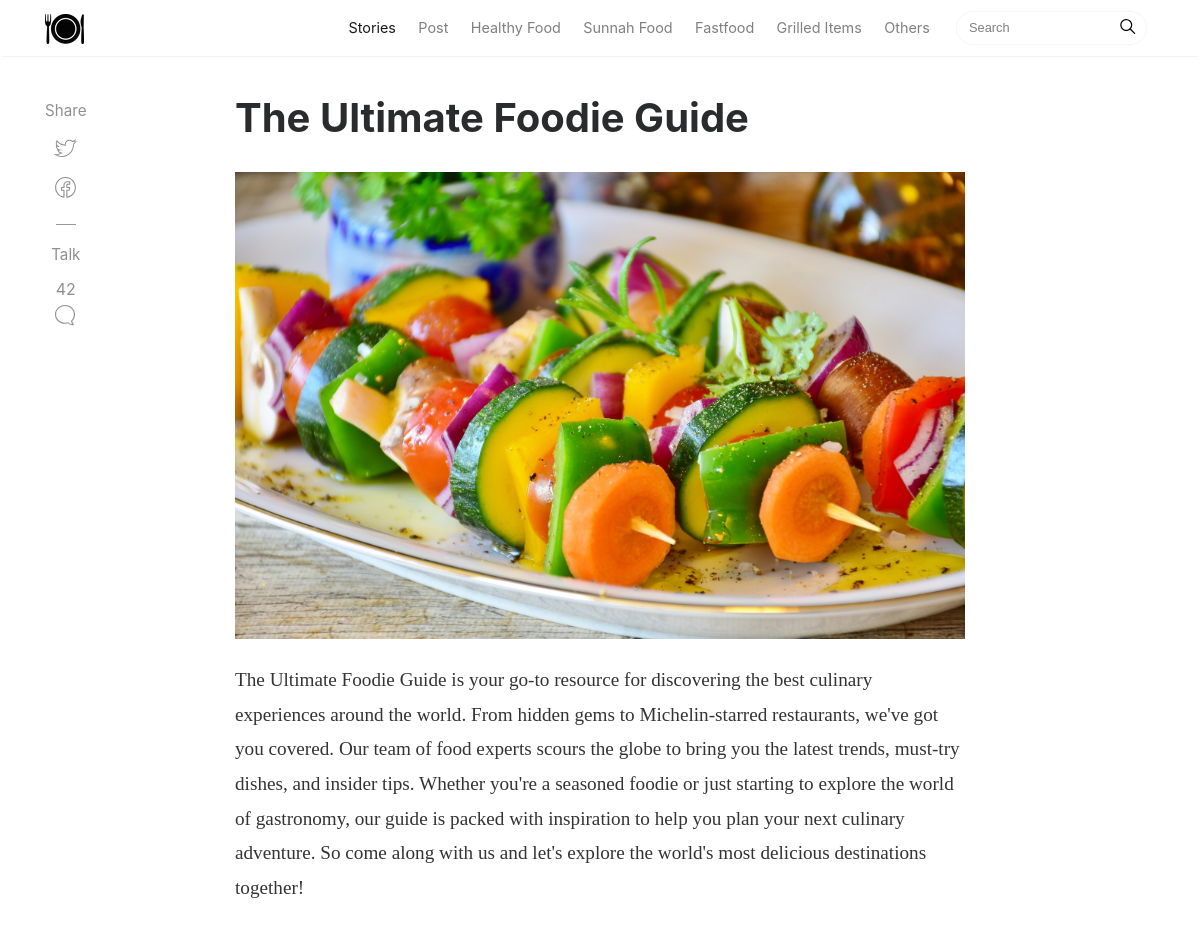
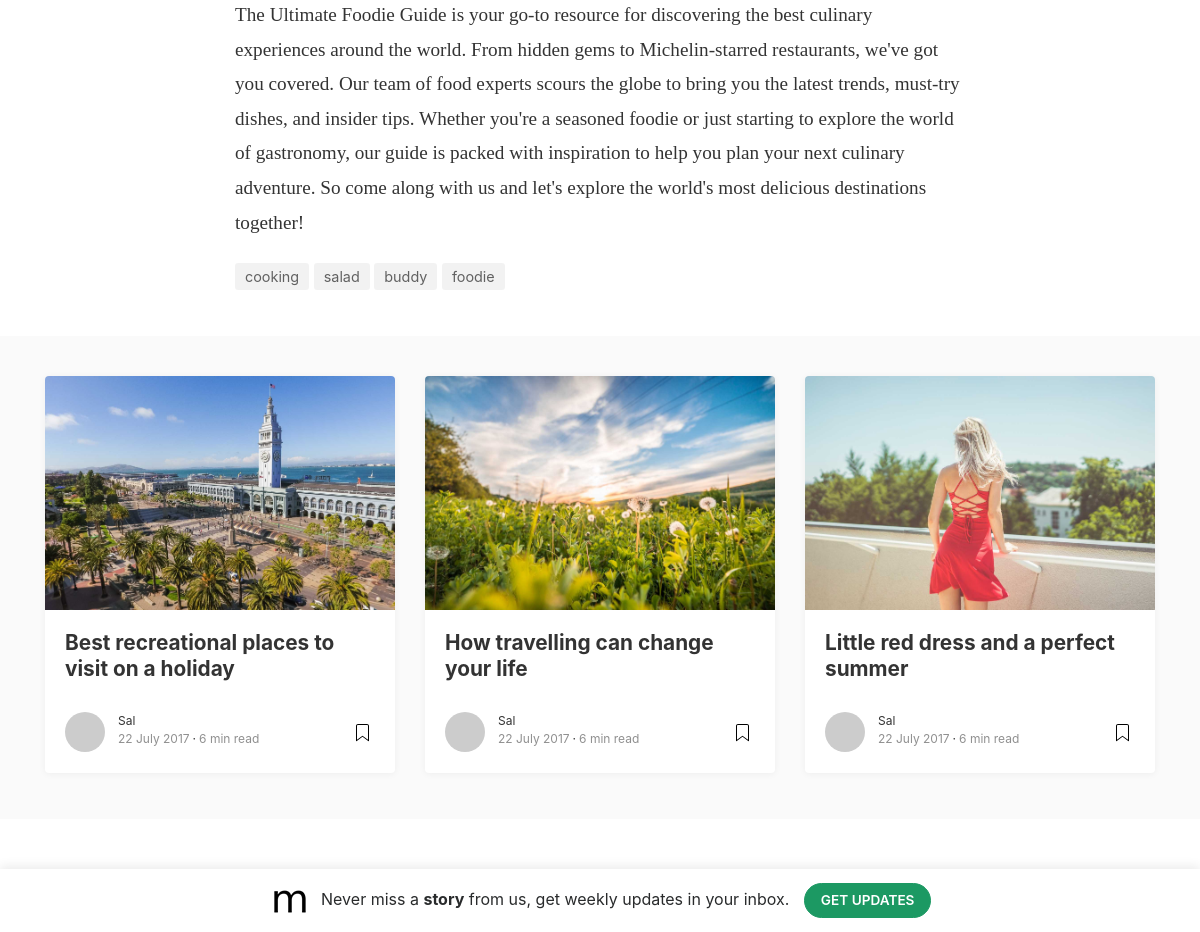
Screenshot of /the-ultimate-foodie-guide/ with the database file from the repository (2 pictures, top to bottom).
### blog/models.py (models this page shows, shortened)
class Categories(models.Model):
    name = models.CharField(max_length=50)
    slug = models.SlugField(unique=True, blank=True)

class Post(models.Model):
    title = models.CharField(max_length=200)
    slug = models.SlugField(unique=True)
    content = RichTextUploadingField()
    featured_image = models.ImageField(upload_to='uploads/')
    tags = TaggableManager(blank=True)
    featured = models.BooleanField(default=False)
    pub_date = models.DateTimeField(auto_now=True)
    mod_date = models.DateTimeField(auto_now_add=True)
    category = models.ForeignKey(Categories, related_name='post' ,on_delete=models.CASCADE, null=True)
    meta_title = models.CharField(max_length=200, null=True, blank=True)
    meta_description = models.CharField(max_length=300, null=True, blank=True)

### blog/views.py (the view)
# urls.py: path('<slug:slug>/', views.single_view, name='single'),
def single_view(request, slug):
    post = get_object_or_404(Post, slug=slug)
    category = Categories.objects.all()
    posts = Post.objects.all()[::-1][0:10]
    context = {'post': post, "posts":posts, 'category': category}
    return render(request, 'blog/post.html', context)

### templates/blog/post.html (shortened to what this page needs)
{% extends 'partial/base.html'%}
{% load static %}
{% load cache %}
{% block content %}
<div class="container">
	<div class="row">
		<div class="col-md-2 col-xs-12">
			<div class="share">
				<p>
					Share
				</p>
				<ul>
					<li>
					<a target="_blank" href="https://twitter.com/home?status=http%3A//www.wowthemes.net">
					</a>
					</li>
					<li>
					<a target="_blank" href="https://www.facebook.com/sharer/sharer.php?u=http%3A//www.wowthemes.net">
					</a>
					</li>
				</ul>
				<div class="sep">
				</div>
				<p>
					Talk
				</p>
				<ul>
					<li>
					<a href="#comments">
					42<br/>
					</a>
					</li>
				</ul>
			</div>
		</div>
		<div class="col-md-8 col-md-offset-2 col-xs-12">
			<div class="mainheading">
				<h1 class="posttitle">{{post.title}}</h1>
			</div>
			<img class="featured-image img-fluid" src="{{post.featured_image.url}}" alt="">
			<div class="article-post">
				{{post.content | safe}}
			</div>
			<div class="after-post-tags">
				<ul class="tags">
					{% for tag in post.tags.all %}
            		<li><a href="#">{{ tag.name }}</a></li>
        			{% endfor %}
				</ul>
			</div>
		</div>
	</div>
</div>
<div class="graybg">
	<div class="container">
		<div class="row listrecent listrelated">
			<div class="col-md-4">
				<div class="card">
					<a href="post.html">
					<img class="img-fluid img-thumb" src="assets/img/demopic/9.jpg" alt="">
					</a>
					<div class="card-block">
						<h2 class="card-title"><a href="post.html">Best recreational places to visit on a holiday</a></h2>
						<div class="metafooter">
							<div class="wrapfooter">
								<span class="meta-footer-thumb">
								<a href="author.html"><img class="author-thumb" src="https://www.gravatar.com/avatar/e56154546cf4be74e393c62d1ae9f9d4?s=250&amp;d=mm&amp;r=x" alt="Sal"></a>
								</span>
								<span class="author-meta">
								<span class="post-name"><a href="author.html">Sal</a></span><br/>
								<span class="post-date">22 July 2017</span><span class="dot"></span><span class="post-read">6 min read</span>
								</span>
								<span class="post-read-more"><a href="post.html" title="Read Story"></a></span>
							</div>
						</div>
					</div>
				</div>
			</div>
			<div class="col-md-4">
				<div class="card">
					<a href="post.html">
					<img class="img-fluid img-thumb" src="assets/img/demopic/8.jpg" alt="">
					</a>
					<div class="card-block">
						<h2 class="card-title"><a href="post.html">How travelling can change your life</a></h2>
						<div class="metafooter">
							<div class="wrapfooter">
								<span class="meta-footer-thumb">
								<a href="author.html"><img class="author-thumb" src="https://www.gravatar.com/avatar/e56154546cf4be74e393c62d1ae9f9d4?s=250&amp;d=mm&amp;r=x" alt="Sal"></a>
								</span>
								<span class="author-meta">
								<span class="post-name"><a href="author.html">Sal</a></span><br/>
								<span class="post-date">22 July 2017</span><span class="dot"></span><span class="post-read">6 min read</span>
								</span>
								<span class="post-read-more"><a href="post.html" title="Read Story"></a></span>
							</div>
						</div>
					</div>
				</div>
			</div>
			<div class="col-md-4">
				<div class="card">
					<a href="post.html">
					<img class="img-fluid img-thumb" src="assets/img/demopic/7.jpg" alt="">
					</a>
					<div class="card-block">
						<h2 class="card-title"><a href="post.html">Little red dress and a perfect summer</a></h2>
						<div class="metafooter">
							<div class="wrapfooter">
								<span class="meta-footer-thumb">
								<a href="author.html"><img class="author-thumb" src="https://www.gravatar.com/avatar/e56154546cf4be74e393c62d1ae9f9d4?s=250&amp;d=mm&amp;r=x" alt="Sal"></a>
								</span>
								<span class="author-meta">
								<span class="post-name"><a href="author.html">Sal</a></span><br/>
								<span class="post-date">22 July 2017</span><span class="dot"></span><span class="post-read">6 min read</span>
								</span>
								<span class="post-read-more"><a href="post.html" title="Read Story"></a></span>
							</div>
						</div>
					</div>
				</div>
			</div>
		</div>
	</div>
</div>
<div class="alertbar">
	<div class="container text-center">
		<img src="assets/img/logo.png" alt=""> &nbsp; Never miss a <b>story</b> from us, get weekly updates in your inbox. <a href="#" class="btn subscribe">Get Updates</a>
	</div>
</div>
{% endblock content %}

### templates/partial/base.html (shortened to what this page needs)
{% load static %}
{% load cache %}
{% cache 500 header %}
<!DOCTYPE html>
<html lang="en">
<head>
<link href="{% static 'assets/css/bootstrap.min.css' %}" rel="stylesheet">
<link href="https://maxcdn.bootstrapcdn.com/font-awesome/4.7.0/css/font-awesome.min.css" rel="stylesheet">
<link href="{% static 'assets/css/mediumish.css' %}" rel="stylesheet">
</head>
<body>
<nav class="navbar navbar-toggleable-md navbar-light bg-white fixed-top mediumnavigation">
<div class="container">
	<a class="navbar-brand" href="{% url 'home' %}">
	<img src="{% static 'assets/img/logo1.png' %}" alt="logo">
	</a>
	<div class="collapse navbar-collapse" id="navbarsExampleDefault">
		<ul class="navbar-nav ml-auto">
			<li class="nav-item active">
			<a class="nav-link" href="{% url 'home' %}">Stories <span class="sr-only">(current)</span></a>
			</li>
			<li class="nav-item">
			<a class="nav-link" href="{% url 'home' %}">Post</a>
			</li>
			{% for cate in category %}
            <li class="nav-item">
            <a class="nav-link text-black" href="{% url 'categories' cate.slug %}" >{{cate.name|title}}</a>
            </li>
            {% endfor %}
		</ul>
		<form class="form-inline my-2 my-lg-0">
			<input class="form-control mr-sm-2" type="text" placeholder="Search">
			<span class="search-icon"><svg class="svgIcon-use" width="25" height="25" viewbox="0 0 25 25"><path d="M20.067 18.933l-4.157-4.157a6 6 0 1 0-.884.884l4.157 4.157a.624.624 0 1 0 .884-.884zM6.5 11c0-2.62 2.13-4.75 4.75-4.75S16 8.38 16 11s-2.13 4.75-4.75 4.75S6.5 13.62 6.5 11z"></path></svg></span>
		</form>
	</div>
</div>
</nav>
{% endcache %}
{% block content %}{% endblock content %}
{% cache 500 header %}
	<div class="footer">
		<p class="pull-left">
		</p>
		<p class="pull-right">
			 Mediumish Theme by <a target="_blank" href="https://www.wowthemes.net">WowThemes.net</a>
		</p>
	</div>
</body>
</html>
{% endcache %}

### static/assets/css/mediumish.css (style rules this page uses)
body { padding-top:5rem; }
.mainheading { padding:1rem 0rem; }
a { color:#00ab6b; }
a,a:hover { transition:all 0.2s; }
.mediumnavigation { background:rgba(255,255,255,.97); box-shadow:0 2px 2px -2px rgba(0,0,0,.15); }
@media (min-width:992px) { .navbar-toggleable-md .navbar-nav .nav-link { padding-right:.7rem; padding-left:.7rem; } }
.listfeaturedtag h2.card-title,.listrecent h2.card-title { font-size:1.3rem; font-weight:700; line-height: 1.25; }
.listfeaturedtag h2.card-title a,.listrecent h2.card-title a { color:rgba(0,0,0,.8); }
.listrecent .wrapfooter { font-size:12px; margin-top:30px; }
.author-thumb { width:40px; height:40px; float:left; margin-right:13px; border-radius:100%; }
.author-meta { flex:1 1 auto; white-space:nowrap!important; text-overflow:ellipsis!important; overflow:hidden!important; }
span.post-name,span.post-date,span.author-meta { display:inline-block; }
span.post-date,span.post-read { color:rgba(0,0,0,.44); }
span.post-read-more { align-items:center; display:inline-block; float:right; margin-top:8px; }
span.post-read-more a { color:rgba(0,0,0,.44); }
span.post-name a,span.post-read-more a:hover { color:rgba(0,0,0,.8); }
.dot:after { content:"·"; margin-left:3px; margin-right:3px; }
.mediumnavigation .form-control { font-size:0.8rem; border-radius:30px; overflow:hidden; border:1px solid rgba(0,0,0,0.04); }
.mediumnavigation .form-inline { margin-left:15px; }
.mediumnavigation .navbar-brand { font-weight:500; }
.mediumnavigation .nav-item,.dropdown-menu { font-size:0.9rem; }
.mediumnavigation .search-icon { margin-left:-40px; display:inline-block; margin-top:3px; cursor:pointer; }
.mediumnavigation .navbar-brand img { max-height:30px; margin-right:5px; }
.mainheading h1.posttitle { font-weight:700; margin-bottom:1rem; }
.footer { border-top:1px solid rgba(0,0,0,.05)!important; padding-top:15px; padding-bottom:12px; font-size:0.8rem; color:rgba(0,0,0,.44); margin-top:50px; }
.article-post { font-family:Merriweather; font-size:1.2rem; line-height:1.8; color:rgba(0,0,0,.8); }
.article-post p,.article-post blockquote { margin:0 0 1.5rem 0; }
.featured-image { display:block; margin:0px auto; margin-bottom:1.5rem; }
.share { text-align:center; margin-top:20px; }
.share p { margin-bottom:10px; font-size:0.95rem; }
.share { display:none; }
.share ul li { display:inline-block; margin-bottom:5px; }
.share ul { padding-left:0; margin-left:0; }
@media (min-width:1024px) { .share { position:fixed; display:block; } }
@media (min-width:1024px) { .share ul li { display:block; } }
.share,.share a { color:rgba(0,0,0,.44); fill:rgba(0,0,0,.44); }
.graybg { background-color:#fafafa; padding:40px 0 46px; position:relative; }
.listrelated .card { box-shadow:0 1px 7px rgba(0,0,0,.05); border:0; }
.card { border-radius:4px; }
.card .img-thumb { border-top-right-radius:4px; border-top-left-radius:4px; }
ul.tags { list-style:none; padding-left:0; margin:0 0 3rem 0; }
ul.tags li { display:inline-block; font-size:0.9rem; }
ul.tags li a { background:rgba(0,0,0,.05); color:rgba(0,0,0,.6); border-radius:3px; padding:5px 10px; }
.sep { height:1px; width:20px; background:#999; margin:0px auto; margin-bottom:1.2rem; }
.btn.subscribe { background-color:#1C9963; border-color:#1C9963; color:rgba(255,255,255,1); fill:rgba(255,255,255,1); border-radius:30px; font-size:0.85rem; margin-left:10px; font-weight:600; text-transform:uppercase; }
.alertbar { box-shadow:0 -3px 10px 0 rgba(0,0,0,.0785); position:fixed; bottom:0; left:0; background-color:#fff; width:100%; padding:14px 0; z-index:1; }

### rows the page displays
Categories: name "Healthy Food"
Categories: name "Sunnah Food"
Categories: name "Fastfood"
Categories: name "Grilled Items"
Categories: name "Others"
Post: title "The Ultimate Foodie Guide", featured_image (picture), content "The Ultimate Foodie Guide is your go-to resource for discovering the best culinary experiences around the world. From hidden gems to Michelin-starred restaurants, we've got you covered. Our team of food experts scours the globe to bring you the latest trends, must-try dishes, and insider tips. Whether you're a seasoned foodie or just starting to explore the world of gastronomy, our guide is packed with inspiration to help you plan your next culinary adventure. So come along with us and let's explore the world's most delicious destinations together! The Ultimate Foodie Guide is your go-to resource for discovering the best culinary experiences around the world. From hidden gems to…"
Tag: name "cooking"
Tag: name "salad"
Tag: name "buddy"
Tag: name "foodie"
